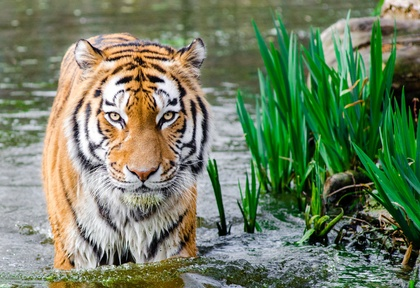
%> input picture cs3200/Assignment5/Tiger.jpeg, 420 x 288 px, shrunk from 2186 x 1500 before the run
$ octave Assignment5.m   (GNU Octave 9; MATLAB toolbox functions it lacks are replaced by stand-ins)
%> lines starting %> are read from the running program, lines starting %| are printed output that depends on the picture
clear
clc
a=imread('Tiger.jpeg');
%> a is the input picture: size 288x420x3 uint8; mean R, G, B 112.2, 128.2, 99.1
[m,n,d]=size(a);
%> m = 288; n = 420; d = 3
kmax=floor((m*n)/(m+n+1));
%> kmax = 170
da=double(a);
U=zeros(m,m);S=zeros(m,n);V=zeros(n,n);e=zeros(kmax,d);cr=zeros(kmax,1);rmse=zeros(kmax,d);
for i=1:d
    [U(:,:,i),S(:,:,i),V(:,:,i)]=svd(da(:,:,i));
end
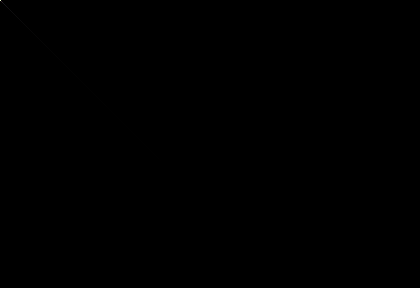
%> S: size 288x420x3 double; mean R, G, B 1.6, 1.6, 1.6; drawn with min black and max white
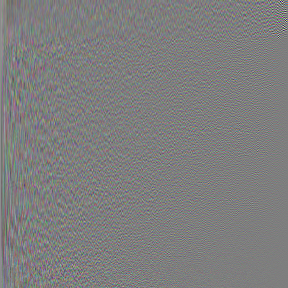
%> U: size 288x288x3 double; mean R, G, B 0.000222, 0.000208, 0.000238; drawn with min black and max white
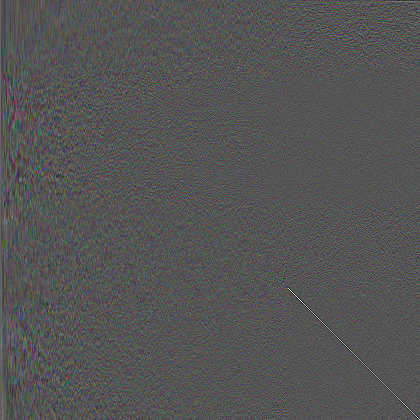
%> V: size 420x420x3 double; mean R, G, B 0.000166, 0.000137, 0.000137; drawn with min black and max white
for k=1:kmax
    ca=zeros(m,n,d);
    cr(k)=m*n/(k*(m+n+1));
    for i=1:d
        cai=zeros(m,n,d);
        [ca(:,:,i),cai(:,:,i)]=deal(U(:,1:k,i)*S(1:k,1:k,i)*V(:,1:k,i)');
        e(k,i)=S(k+1,k+1,i)/S(1,1,i);
        rmse(k,i)=sqrt(sum(sum(((da(:,:,i)-ca(:,:,i)).^2)))/(m*n));
        imwrite(uint8(cai), sprintf('%dk%d.jpg',k,i));
    end
    imwrite(uint8(ca), sprintf('%dk.jpg', k));
end
%> this loop made 170 passes
%> pass 1, `for i=1:d cai=zeros(m,n,d); [ca(:,:,i),cai(:,:,i)]=deal(U(:,1:k,i)*S(1..`:
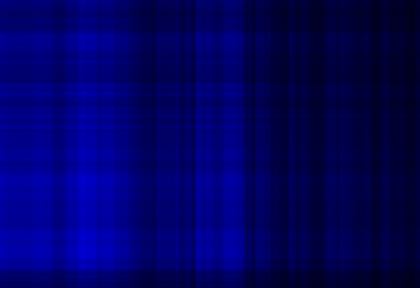
%> saved as 1k3.jpg: size 288x420x3 uint8; mean R, G, B 0, 0, 98.6
%> pass 1, `imwrite(uint8(ca), sprintf('%dk.jpg', k));`:
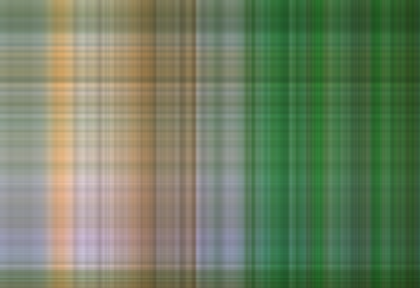
%> saved as 1k.jpg: size 288x420x3 uint8; mean R, G, B 111.5, 128.1, 98.6
%> after the loop:
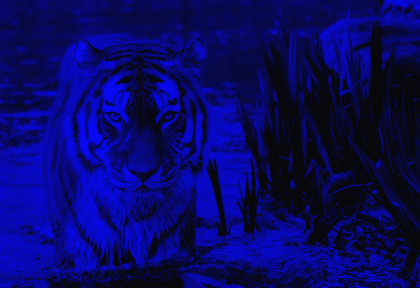
%> cai: size 288x420x3 double; mean R, G, B 0, 0, 99.1; drawn with min black and max white
%> after the loop, cr = 170 values, max 170.6 at index 1, min 1 at index 170, mean 5.74; e = 170 rows, first 12: [0.24 0.151 0.245; 0.154 0.11 0.169; 0.1 0.0945 0.138; 0.0959 0.0884 0.128; 0.0925 0.0774 0.108; 0.0793 0.0718 0.103; 0.0714 0.0614 0.0932; 0.0677 0.0578 0.0857; 0.0621 0.0569 0.0776; 0.0604 0.0562 0.0736; 0.0582 0.0508 0.072; 0.0571 0.0498 0.0651]; rmse = 170 rows, first 12: [53.98 46.21 53.86; 45.26 41.79 47.19; 41.13 39.22 43.67; 39.25 37.23 41.14; 37.45 35.39 38.82; 35.7 33.92 37.09; 34.35 32.59 35.46; 33.21 31.59 34.06; 32.16 30.67 32.82; 31.25 29.76 31.78; 30.36 28.84 30.8; 29.51 28.07 29.84]
figure
p=plot(1:kmax,e,'MarkerEdgeColor','r','MarkerEdgeColor','g');
set(p,{'color'},{'red';'green';'blue'})
xlabel('Approximation Rank k');
ylabel('Relative 2-Norm');
xlim([1 kmax])
legend('Red','Green','Blue')
grid on
%> figure, not shown here; curve peaks at x = 1, y = 0.24; curve peaks at x = 1, y = 0.151; curve peaks at x = 1, y = 0.245
figure
p=plot(1:kmax,rmse,'MarkerEdgeColor','r','MarkerEdgeColor','g');
set(p,{'color'},{'red';'green';'blue'})
xlabel('Approximation Rank k');
ylabel('RMS Erorr');
xlim([1 kmax])
legend('Red','Green','Blue')
grid on
%> figure, not shown here; curve peaks at x = 1, y = 53.98; curve peaks at x = 1, y = 46.21; curve peaks at x = 1, y = 53.86
figure
plot(1:kmax,cr);
xlabel('Approximation Rank k');
ylabel('Compression Ratio');
xlim([1 kmax])
grid on
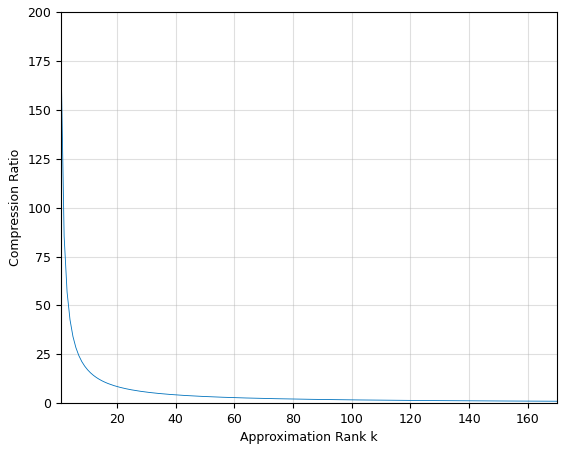
%> figure redrawn from the program's plot data; curve peaks at x = 1, y = 170.6

% %% Clear Everthing For A Fresh Start
% clear;
% clc;
%
% %reading and converting the image
% inImage=imread('Tiger.jpeg');
% inImage=rgb2gray(inImage);
% inImageD=double(inImage);
%
% % decomposing the image using singular value decomposition
% [U,S,V]=svd(inImageD);
%
% % Using different number of singular values (diagonal of S) to compress and
% % reconstruct the image
% dispEr = [];
% numSVals = [];
% for N=5:25:300
%     % store the singular values in a temporary var
%     C = S;
%
%     % discard the diagonal values not required for compression
%     C(N+1:end,:)=0;
%     C(:,N+1:end)=0;
%
%     % Construct an Image using the selected singular values
%     D=U*C*V';
%
%
%     % display and compute error
%     figure;
%     buffer = sprintf('Image output using %d singular values', N)
%     imshow(uint8(D));
%     title(buffer);
%     error=sum(sum((inImageD-D).^2));
%
%     % store vals for display
%     dispEr = [dispEr; error];
%     numSVals = [numSVals; N];
% end
%
% % dislay the error graph
% figure;
% title('Error in compression');
% plot(numSVals, dispEr);
% grid on
% xlabel('Number of Singular Values used');
% ylabel('Error between compress and original image');
